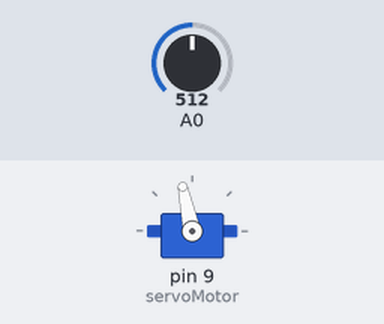
The sketch below on a simulated Arduino Uno, built with avr-gcc and run on an emulated ATmega328P. Parts: servo. Inputs (shaded band) come from the test bench; at power-on: A0 = 512.

Above: at 1.2 s.
1.3 s: A0 set to 716
At 1.9 s:
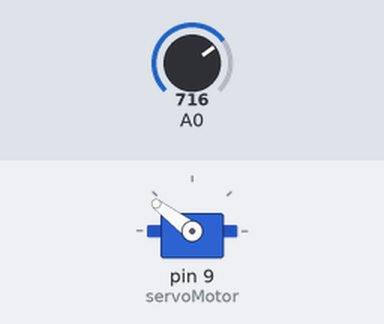
2.8 s: A0 set to 900
At 3.1 s:
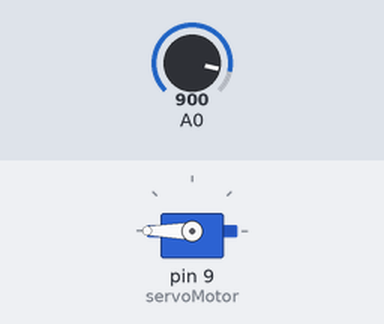
4.3 s: A0 set to 306
At 5.4 s:
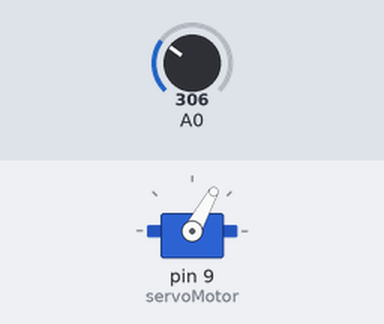
5.8 s: A0 set to 122
At 6.5 s:
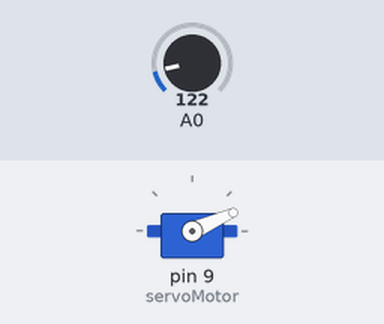
7.3 s: A0 set to 0
At 7.7 s:
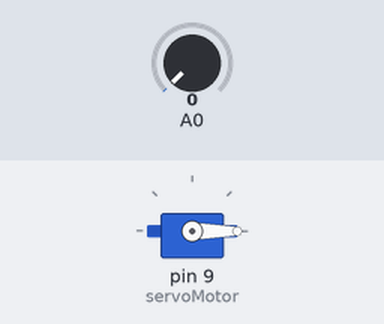
8.8 s: A0 set to 511
At 10.0 s:
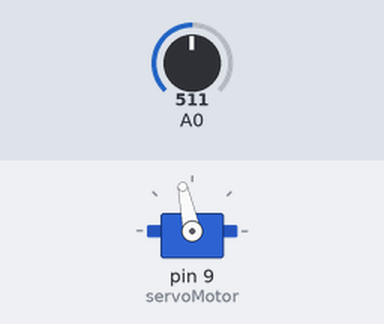
Timing chart, 0 to 11.3 s (numbered marks = the images above; inputs shaded):
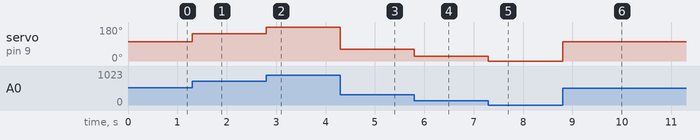

The sketch:

servomotor.ino
```cpp
#include <Servo.h>//incluimos la libreria para poder controlar el servo
Servo servoMotor;//declaramos la variable para controlar el servo

void setup() {
servoMotor.attach(9);//iniciamos el servo para que empiece a trabajar con el pin 9
}

void loop() {
int movimiento=analogRead(A0)/5;//configuramos la variable movimiento con el potenciometro
servoMotor.write(movimiento);//desplazamos la pocision con con el potenciometro
}
```

Measured:
- after the input at 1.3 s, servo on pin 9 (servoMotor): 102° → 143° at once
- after the input at 2.8 s, servo on pin 9 (servoMotor): 143° → 180° at once
- after the input at 4.3 s, servo on pin 9 (servoMotor): 180° → 61° at once
- after the input at 5.8 s, servo on pin 9 (servoMotor): 61° → 24° at once
- after the input at 7.3 s, servo on pin 9 (servoMotor): 24° → 0° at once
- after the input at 8.8 s, servo on pin 9 (servoMotor): 0° → 102° at once
